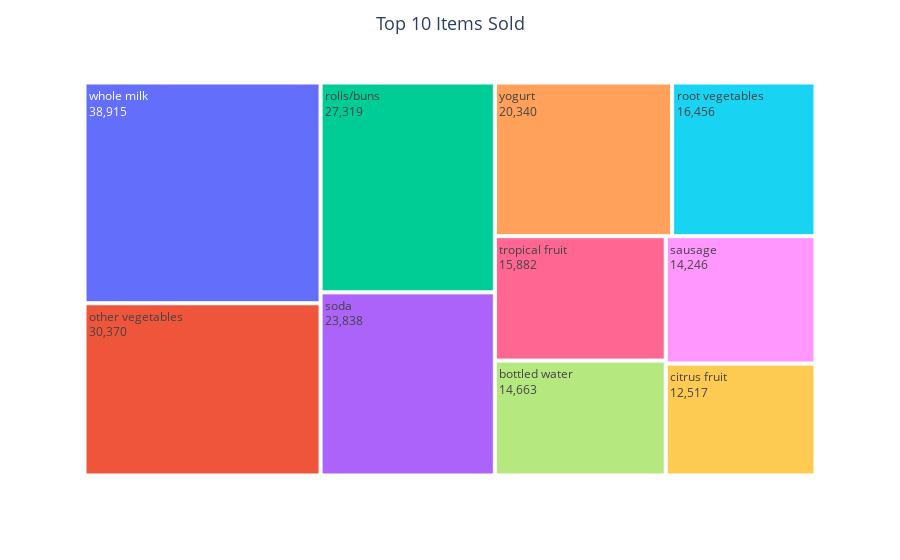

The notebook cell this image was saved under:
### Code cell
# Sort the DataFrame by quantitySold in descending order
top_items = top_items.sort_values(by='quantitySold', ascending=False)

# Select the top 10 items
top20_items = top_items.head(10)

# Create the treemap with the top 10 items
fig = px.treemap(top20_items, path=['itemName'], values='quantitySold')
fig.update_layout(title_text='Top 10 Items Sold',
                  title_x=0.5, title_font=dict(size=18))
fig.update_traces(textinfo="label+value")
fig.show()

### Figure 1 — Plotly figure (JSON) as saved in the notebook; plotly's stock layout.template omitted (floating-point values rounded to 4 significant figures)
{"data": [{"branchvalues": "total", "domain": {"x": [0, 1], "y": [0, 1]}, "hovertemplate": "labels=%{label}<br>quantitySold=%{value}<br>parent=%{parent}<br>id=%{id}<extra></extra>", "ids": ["bottled water", "citrus fruit", "other vegetables", "rolls/buns", "root vegetables", "sausage", "soda", "tropical fruit", "whole milk", "yogurt"], "labels": ["bottled water", "citrus fruit", "other vegetables", "rolls/buns", "root vegetables", "sausage", "soda", "tropical fruit", "whole milk", "yogurt"], "name": "", "parents": ["", "", "", "", "", "", "", "", "", ""], "textinfo": "label+value", "type": "treemap", "values": [14663, 12517, 30370, 27319, 16456, 14246, 23838, 15882, 38915, 20340]}], "layout": {"legend": {"tracegroupgap": 0}, "margin": {"t": 60}, "title": {"font": {"size": 18}, "text": "Top 10 Items Sold", "x": 0.5}}}
